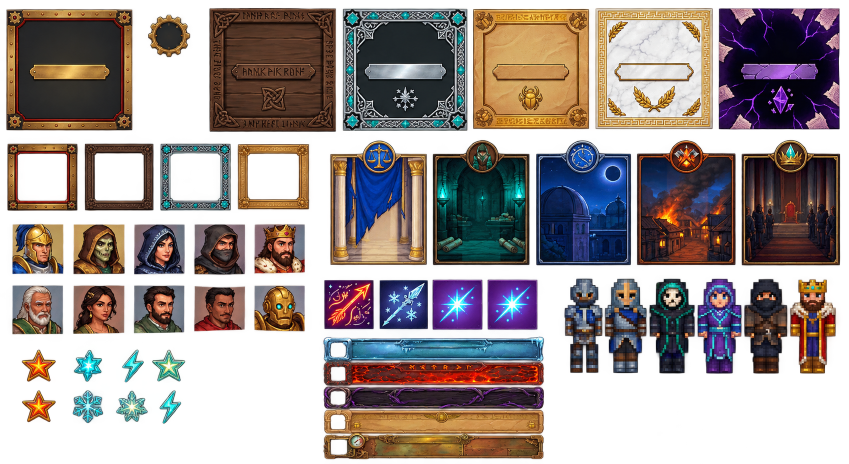
#> input picture art/concepts/asset_sheet_v2.png, 1697 x 927 px (shown at 1/2 size)
$ python cut_art_sheets.py
#> lines starting #> are read from the running program, lines starting #| are printed output that depends on the picture; after the words box and inside, x2 and y2 are one past the last pixel; in counts of white or black regions, pixels touching at a corner belong together
"""
Cuts the transparent art sheets (art/concepts/*_v2.png, 2026-09-30) into separate files:

- art/extracted/<set>/<name>.png   native size, for review and future edits
- game textures in src/main/resources/assets/sofe/textures/gui at the sizes in docs/Arte.md

    pip install pillow numpy
    python tools/cut_art_sheets.py

Coordinates are specific to these two sheets. New art is easiest as one PNG per asset.
"""
import os
import shutil

import numpy as np
from PIL import Image

REPO = os.path.join(os.path.dirname(os.path.abspath(__file__)), '..')
CONCEPTS = os.path.join(REPO, 'art', 'concepts')
EXTRACTED = os.path.join(REPO, 'art', 'extracted')
TEX = os.path.join(REPO, 'src', 'main', 'resources', 'assets', 'sofe', 'textures', 'gui')

SOURCES = {  # file dropped in the repo root -> name in art/concepts
    '081c8154-c232-408c-aa05-0d34acb9754e.png': 'asset_sheet_v2.png',
    '9b4aa7a0-46b8-4bf9-a217-a93c92f64d59.png': 'hero_cards_sheet_v2.png',
}
os.makedirs(CONCEPTS, exist_ok=True)
for src, dst in SOURCES.items():
    if os.path.exists(os.path.join(REPO, src)):
        shutil.move(os.path.join(REPO, src), os.path.join(CONCEPTS, dst))
assets = Image.open(os.path.join(CONCEPTS, 'asset_sheet_v2.png')).convert('RGBA')
#> assets is the input picture: PIL image 1697x927 RGBA; mean R, G, B, A 65.7, 53.9, 50.9, 149.9
heroes = Image.open(os.path.join(CONCEPTS, 'hero_cards_sheet_v2.png')).convert('RGBA')
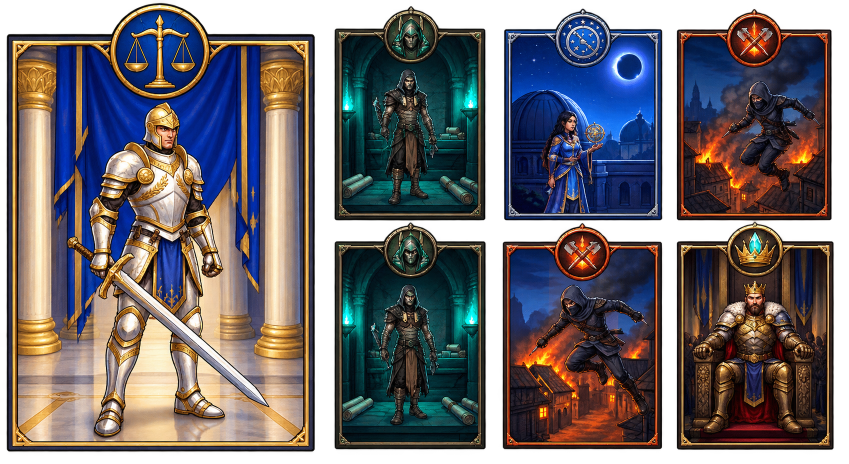
#> input picture art/concepts/hero_cards_sheet_v2.png, 1697 x 927 px (shown at 1/2 size)
#> heroes is the input picture: PIL image 1697x927 RGBA; mean R, G, B, A 67.1, 62.3, 65.8, 205.2
written = []


def trim(img, threshold=40):
    """Crops to the visible pixels."""
    alpha = np.array(img)[..., 3] > threshold
    ys, xs = np.where(alpha)
    return img.crop((xs.min(), ys.min(), xs.max() + 1, ys.max() + 1))


def fit(img, w, h):
    """Center-crops to the target aspect ratio, then resizes with Lanczos."""
    iw, ih = img.size
    if iw / ih > w / h:
        nw = round(ih * w / h); x0 = (iw - nw) // 2; img = img.crop((x0, 0, x0 + nw, ih))
    else:
        nh = round(iw * h / w); y0 = (ih - nh) // 2; img = img.crop((0, y0, iw, y0 + nh))
    return img.resize((w, h), Image.LANCZOS)


def save(img, *parts):
    path = os.path.join(*parts)
    os.makedirs(os.path.dirname(path), exist_ok=True)
    img.save(path)
    written.append(path)


def both(img, set_name, name, game_path, size):
    """Saves the native crop for review and the game-size texture."""
    save(img, EXTRACTED, set_name, name + '.png')
    save(fit(img, *size), TEX, *game_path)


# --- Dialogue box styles (64x64, 9-slice) ---
styles = ['sulthari', 'nordrath', 'parsivan', 'khemet', 'aureum', 'void']
boxes = [(12, 18, 266, 262), (418, 16, 672, 264), (686, 18, 936, 262),
         (946, 18, 1180, 260), (1190, 16, 1426, 260), (1438, 16, 1680, 260)]
for style, box in zip(styles, boxes):
    both(trim(assets.crop(box)), 'dialogue_box', f'{style}_box', ('dialogue', f'{style}_box.png'), (64, 64))
save(trim(assets.crop((296, 30, 382, 116))), EXTRACTED, 'reference', 'sulthari_gear_ornament.png')
#> in trim (call 7), `alpha = np.array(img)[..., 3] > threshold`:
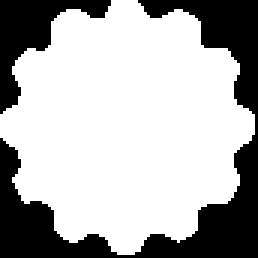
#> alpha: shape (86, 86) bool (shown 3 times larger); 69.4% white; 2 black regions, box (x1, y1, x2, y2) and area: (0, 0, 86, 86) 1780, (0, 0, 37, 38) 484
#> in trim (call 7), `ys, xs = np.where(alpha)`: ys = 5132 values from 0 to 84; xs = 5132 values, max 84 at index 2318, min 0 at index 2234, mean 41.75

# --- Portrait frames (80x80 with a transparent 64x64 window) ---
frames = [(16, 288, 156, 422), (170, 288, 308, 422), (320, 288, 462, 422), (476, 288, 620, 420)]
for style, box in zip(styles, frames):
    frame = trim(assets.crop(box))
    save(frame, EXTRACTED, 'portrait_frame', f'{style}_portrait.png')
    a = np.array(fit(frame, 80, 80)); a[8:72, 8:72, 3] = 0
    save(Image.fromarray(a), TEX, 'dialogue', f'{style}_portrait.png')
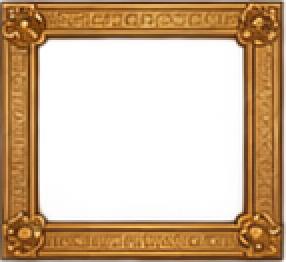
#> frame: PIL image 143x131 RGBA (shown 2 times larger); mean R, G, B, A 100.5, 59, 24.8, 121.7; transparent parts drawn white

# --- Portraits (64x64) ---
portraits = ['cassian', 'ankhareth', 'shirin', 'rurik', 'azhar', 'ozhan', 'dilara', 'yusuf', 'selim', 'brass_sentinel']
portrait_boxes = [(24, 448, 128, 550), (146, 448, 250, 550), (268, 448, 370, 550), (388, 448, 492, 550), (508, 448, 610, 548),
                  (24, 570, 128, 670), (146, 570, 250, 670), (268, 570, 370, 670), (388, 570, 492, 670), (508, 570, 610, 670)]
for name, box in zip(portraits, portrait_boxes):
    both(trim(assets.crop(box)), 'portrait', name, ('portrait', f'{name}.png'), (64, 64))

# --- Bearer selection cards without the hero (512x640) ---
classes = ['knight', 'necromancer', 'sorceress', 'thief', 'king']
card_boxes = [(660, 282, 854, 532), (866, 280, 1060, 532), (1072, 280, 1264, 532), (1274, 280, 1472, 532), (1484, 280, 1682, 532)]
def solid_edges(img, threshold=160):
    """Cards: pixels are either fully visible or fully transparent, so the sheet's soft halo
    does not leave dark specks around the frame and the emblem."""
    a = np.array(img)
    a[..., 3] = np.where(a[..., 3] >= threshold, 255, 0)
    return Image.fromarray(a)


for name, box in zip(classes, card_boxes):
    card = solid_edges(trim(assets.crop(box)))
    save(card, EXTRACTED, 'bearer_card', f'{name}_card.png')
    save(solid_edges(fit(card, 512, 640)), TEX, 'bearer', f'{name}_card.png')
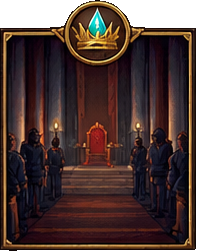
#> card: PIL image 197x251 RGBA; mean R, G, B, A 56.8, 36.4, 32.6, 231.7; transparent parts drawn white

# --- Skill icons (32x32); the fourth icon repeats Wandering Spark ---
skills = {'ember_verse': (648, 560, 748, 660), 'frost_lance': (760, 560, 856, 660), 'wandering_spark': (864, 560, 966, 660)}
for name, box in skills.items():
    both(trim(assets.crop(box)), 'skill', name, ('skill', f'{name}.png'), (32, 32))

# --- Runes (16x16): fire and storm from the first row, the six-pointed snowflake from the second ---
runes = {'fire': (40, 696, 116, 768), 'storm': (228, 696, 300, 768), 'frost': (142, 776, 212, 852)}
for name, box in runes.items():
    both(trim(assets.crop(box)), 'rune', name, ('rune', f'{name}.png'), (16, 16))

# --- Wide dialogue bars (reference until their empire is decided) ---
# The bars' glow touches, so they are split at the thinnest rows (found from the alpha profile)
bar_rows = [(6, 54), (55, 104), (105, 150), (151, 200), (201, 250)]
for i, (y0, y1) in enumerate(bar_rows, 1):
    save(trim(assets.crop((640, 668 + y0, 1094, 668 + y1))), EXTRACTED, 'dialogue_bars', f'bar_{i}.png')

# --- Character skin drawings (reference for the outfit textures) ---
save(trim(assets.crop((1120, 552, 1680, 752))), EXTRACTED, 'reference', 'character_skins.png')
#> in trim (call 38), `alpha = np.array(img)[..., 3] > threshold`: alpha: shape (200, 560) bool; 67.1% white; 1 black region, box (x1, y1, x2, y2) and area: (0, 0, 560, 200) 36859

# --- Hero cards: the Bearers themselves, for the Codex and the companion screen (448x640) ---
hero_boxes = {'knight': (14, 6, 630, 904), 'necromancer': (670, 12, 972, 442), 'sorceress': (1008, 18, 1326, 442)}
column = [trim(heroes.crop((1350, 10, 1672, 442))), trim(heroes.crop((1350, 442, 1672, 904)))]  # thief on top, king below
#> in trim (call 39), `alpha = np.array(img)[..., 3] > threshold`: alpha: shape (432, 322) bool; 87.3% white; 1 black region, box (x1, y1, x2, y2) and area: (0, 0, 322, 432) 17732
#> in trim (call 40), `alpha = np.array(img)[..., 3] > threshold`: alpha: shape (462, 322) bool; 90.4% white; 1 black region, box (x1, y1, x2, y2) and area: (0, 0, 322, 462) 14352
for name, box in hero_boxes.items():
    both(trim(heroes.crop(box)), 'hero_card', name, ('bearer', f'{name}_hero.png'), (448, 640))
#> this loop made 3 passes
#> pass 1, in save (call 71), `img.save(path)`:
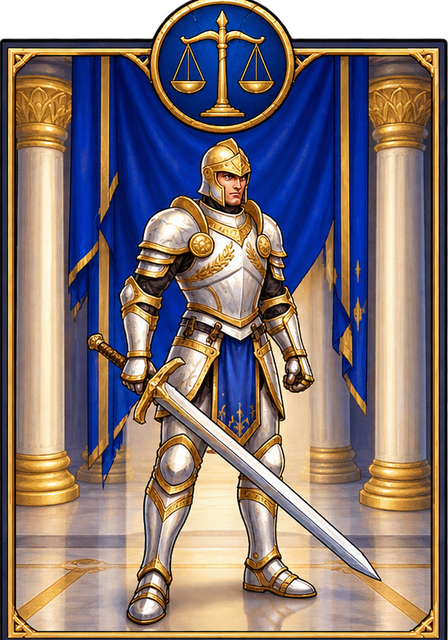
#> saved as knight_hero.png: PIL image 448x640 RGBA; mean R, G, B, A 121.6, 107.3, 105.4, 240.4; transparent parts drawn white
for name, img in zip(['thief', 'king'], column):
    both(img, 'hero_card', name, ('bearer', f'{name}_hero.png'), (448, 640))
#> this loop made 2 passes
#> pass 1, in save (call 77), `img.save(path)`:
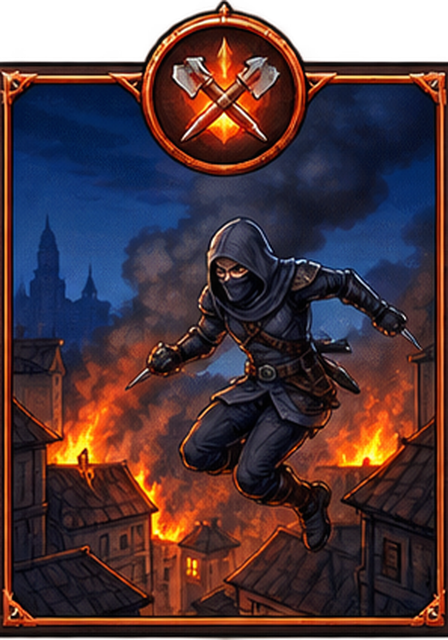
#> saved as thief_hero.png: PIL image 448x640 RGBA; mean R, G, B, A 63.6, 41.5, 45.6, 232.1; transparent parts drawn white
#> pass 2, in fit (call 36), `img = img.crop((0, y0, iw, y0 + nh))`:
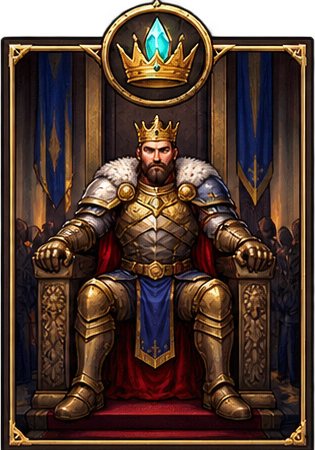
#> img: PIL image 315x450 RGBA; mean R, G, B, A 65.8, 44.5, 33.7, 235.1; transparent parts drawn white

print(len(written), 'files written')
#| 79 files written
